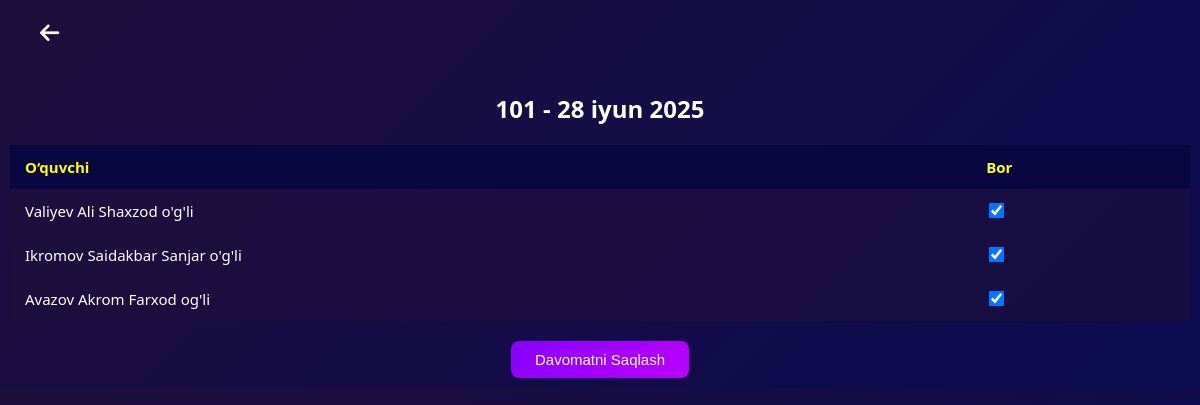
Screenshot of /attendance/1/ with the database file from the repository.
### main/models.py (models this page shows, shortened)
class add_course_model(models.Model):
    name = models.CharField(max_length=150)
    time = models.CharField(max_length=90)
    course_price = models.CharField(max_length=150)
    department = models.CharField(max_length=150)
    description = models.TextField()
    days = models.CharField(max_length=200)
    professor = models.ForeignKey('ProfileUser', on_delete=models.CASCADE, limit_choices_to={'role': 'teacher'})

class ProfileUser(models.Model):
    ROLE_CHOICES = [
        ('teacher', "O'qituvchi"),
        ('student', "Talaba"),
    ]
    user = models.OneToOneField(User, on_delete=models.CASCADE, related_name='profile')
    role = models.CharField(max_length=10, choices=ROLE_CHOICES, default='student')
    full_name = models.CharField(max_length=150, null=True, blank=True)
    address = models.CharField(max_length=150, null=True, blank=True)
    phone_number = models.CharField(max_length=90, null=True, blank=True)
    birth_date = models.CharField(max_length=90, null=True, blank=True)
    description = models.TextField(blank=True, null=True)
    department = models.CharField(max_length=150, null=True, blank=True)
    profile_pic = models.ImageField(upload_to='profile_pics/', blank=True, null=True)
    group = models.ForeignKey('add_course_model', on_delete=models.SET_NULL, null=True, blank=True)
    is_approved = models.BooleanField(default=False)

### main/views.py (the view, shortened to what this page needs)
# urls.py: path('attendance/<int:course_id>/', mark_attendance, name='mark_attendance'),
def mark_attendance(request, course_id):
    course = get_object_or_404(add_course_model, id=course_id)
    students = ProfileUser.objects.filter(role='student', group=course, is_approved=True)
    today = date.today()
    return render(request, 'management/attendance.html', {
        'course': course,
        'students': students,
        'today': today
    })

### main/context_processors.py (called while the page is built)
def unread_notifications_count(request):
    if request.user.is_authenticated:
        count = Notification.objects.filter(user=request.user, is_read=False).count()
        return {'unread_notifications_count': count}
    return {}

### templates/management/attendance.html (shortened to what this page needs)
{% load static %}
<!DOCTYPE html>
<html lang="en">
<head>
    <link rel="stylesheet" href="{% static 'attendace.css' %}">
    <link rel="stylesheet" href="https://cdnjs.cloudflare.com/ajax/libs/font-awesome/6.5.0/css/all.min.css">
</head>
<body>
  <a href="/groups/" class="back-btn" style="color: #fff;"><i class="fas fa-arrow-left"></i></a>
  <h2>
    {{ course.name }} -
    {{ today.day }}
    {% with month=today.month %}
      {% if month == 1 %}yanvar
      {% elif month == 2 %}fevral
      {% elif month == 3 %}mart
      {% elif month == 4 %}aprel
      {% elif month == 5 %}may
      {% elif month == 6 %}iyun
      {% elif month == 7 %}iyul
      {% elif month == 8 %}avgust
      {% elif month == 9 %}sentabr
      {% elif month == 10 %}oktabr
      {% elif month == 11 %}noyabr
      {% elif month == 12 %}dekabr
      {% endif %}
    {% endwith %}
    {{ today.year }}
  </h2>
<form method="POST">
  <table>
    <tr>
      <th>O‘quvchi</th>
      <th>Bor</th>
    </tr>
    {% for student in students %}
    <tr>
      <td>{{ student.full_name }}</td>
      <td><input type="checkbox" name="attend_{{ student.id }}" checked></td>
    </tr>
    {% endfor %}
  </table>
  <button type="submit">Davomatni Saqlash</button>
</form>
</body>
</html>

### static/attendace.css (style rules this page uses)
body { font-family: 'Segoe UI', sans-serif; background:linear-gradient(135deg, #1d0f3c, #0b0b50); margin: 0; padding: 10px; }
h2 { text-align: center; color: #fff; margin-bottom: 20px; font-size: 24px; }
table { width: 100%; border-collapse: collapse; margin-top: 15px; }
th, td { padding: 12px 15px; font-size: 15px; text-align: left; color: white; }
th { background-color: #090741; color: yellow; }
tr { background-color: rgba(29, 15, 60, 0.6); }
td input[type="checkbox"] { transform: scale(1.2); cursor: pointer; }
button[type="submit"] { background: linear-gradient(135deg, #8600ff, #bb00ff); color: white; padding: 10px 24px; font-size: 15px; border: none; border-radius: 8px; cursor: pointer; display: block; margin: 20px auto 0 auto; transition: background-color 0.3s ease; }
.back-btn { display: inline-block; margin-bottom: 15px; color: white !important; text-decoration: none; font-size: 20px; background-color: rgba(29, 15, 60, 0.6); padding: 10px 30px; border-radius: 6px; transition: background 0.3s ease; }
.back-btn i { font-size: 22px; }

### rows the page displays
add_course_model: name "101"
ProfileUser: full_name "Valiyev Ali Shaxzod o'g'li"
ProfileUser: full_name "Ikromov Saidakbar Sanjar o'g'li"
ProfileUser: full_name "Avazov Akrom Farxod og'li"
